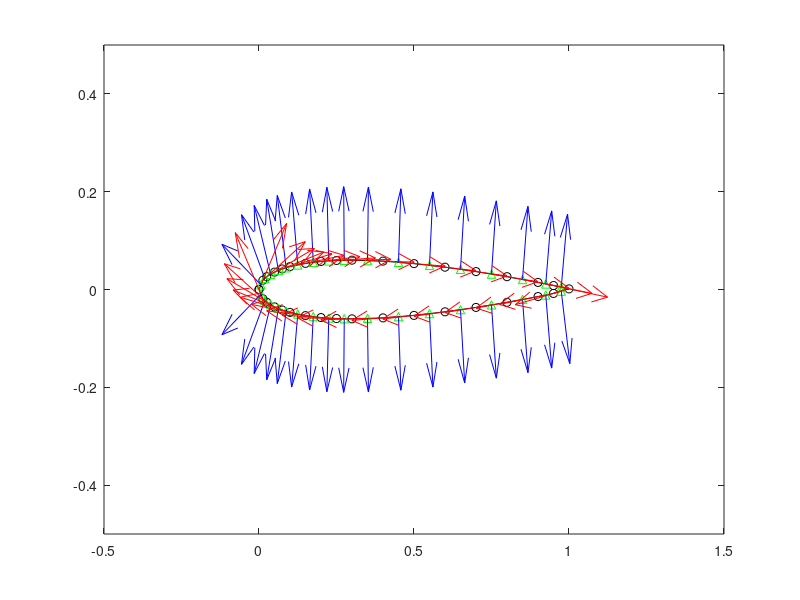

Write MATLAB code to recreate this figure. (Note: this script raises an error after producing the figure.)
% 2D Vortex Panel Airfoil Program
clear all
load NACA0012.mat;
c = 1;  % chord
% Normalized Airfoil Profile scaled by chord length
X = c*[NACA0012X;NACA0012X(end-1:-1:1)];
Z = c*[NACA0012Y;-NACA0012Y(end-1:-1:1)];
QINF = 1;   % freestream airspeed
alphaINF = 0*pi/180;   % freestream angle
UINF = QINF*cos(alphaINF);
WINF = QINF*sin(alphaINF);
rho = 1;
%X = [1 2 3 2 1]';
%Z = [0 1 0 -1 0]';
plot(X,Z,'-ok');
axis(c*[-0.5 1.5 -0.5 0.5]);
%axis([1 3 -1 1])
%axis square;
hold on;
% Collocation Points
Xc = (X(1:end-1)+X(2:end))/2;
Zc = (Z(1:end-1)+Z(2:end))/2;
plot(Xc,Zc,'^g');
dX = diff(X); dZ = diff(Z);
alpha = atan2(dZ,dX);   % panel angles wrt the local x, moving CW
t = [dX,dZ];            % panel tangential vector based on moving CW
ds = sqrt(dX.^2+dZ.^2);         % magnitude of tangential vector   
t = t./[ds,ds];                 % unit tangential vector
n = [-sin(alpha),cos(alpha)];   % unit panel normal vector
quiver(Xc,Zc,n(:,1),n(:,2),'b');    % plot the normals at the colloc points
quiver(Xc,Zc,t(:,1),t(:,2),'r');    % plot the tangents "               "

Npanels = length(X)-1;              % Number of vortex panels
Ncol = Npanels;                     % Number of collocation points
a = zeros(Npanels+1,Npanels+1);     % Influence coefficients
RHS = zeros(Npanels+1,1);           % Right Hand Side Vector
RHS(1:Npanels,1) = -n*[UINF,WINF]';
RHS(end) = 0;
tic
for i = 1:Ncol
    for j = 1:Npanels
       rel_P1j_to_Mi_in_G = [Xc(i)-X(j),Zc(i)-Z(j)]';
       Rot = [cos(alpha(j)), sin(alpha(j)); -sin(alpha(j)), cos(alpha(j))];
       rel_P1j_to_Mi_in_Pj = Rot*rel_P1j_to_Mi_in_G;
       xcp = rel_P1j_to_Mi_in_Pj(1);
       zcp = rel_P1j_to_Mi_in_Pj(2);
       [~,~,Upa,Upb,Wpa,Wpb] = VOR2DLv3(1,1,xcp,zcp,X(j),Z(j),X(j+1),Z(j+1));
       K = [Upa Upb; Wpa Wpb];
       dalpha = alpha(i)-alpha(j);
       nR = [-sin(dalpha),cos(dalpha)];
       Vn = nR*K;
       a(i,j:j+1) = a(i,j:j+1) + Vn;
    end
end
toc
a(end,1) = 1; a(end,end) = 1;
gamma = a\RHS;
gammaave = gamma(1:end-1)+gamma(2:end);
Qt = zeros(Npanels,1);
Qt = t*[UINF,WINF]'+gammaave/4
Cp = 1 - Qt.^2./QINF.^2
dL = rho*QINF*gammaave/2.*ds
L = sum(dL)






